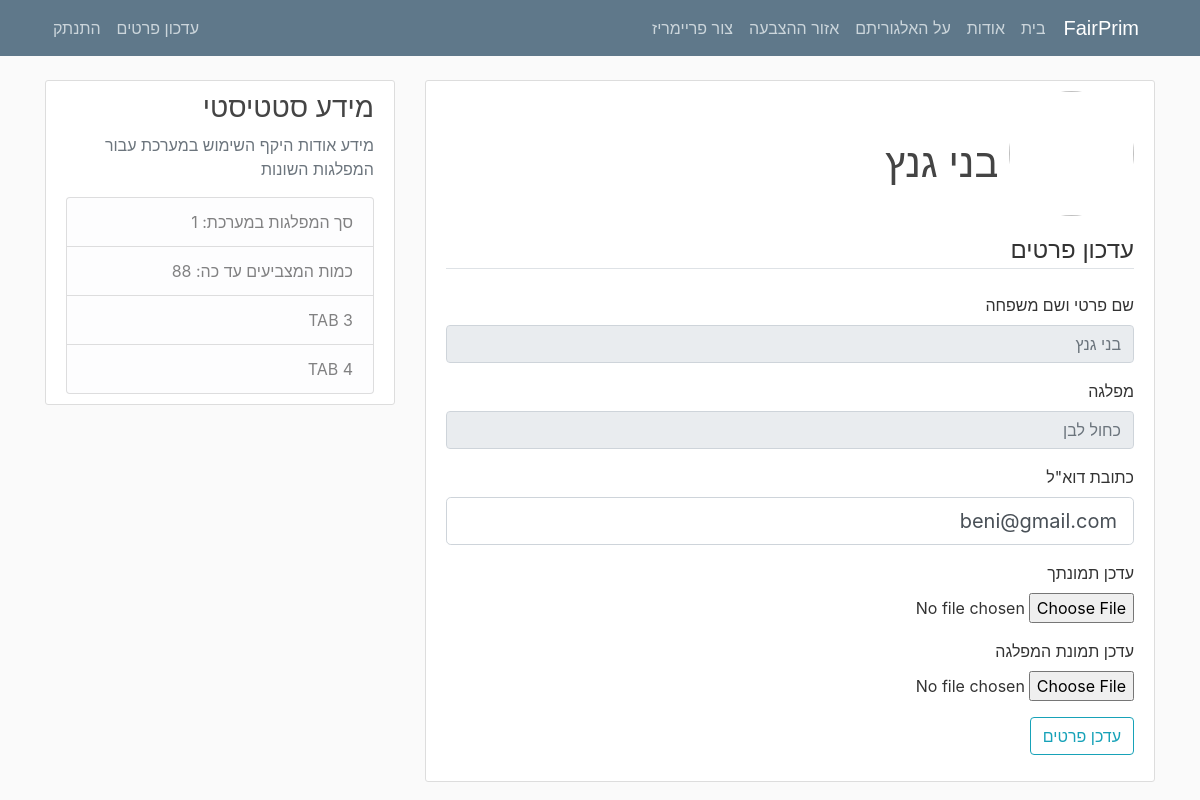
Page /account (signed in) on the committed database.
### FairPrim/models.py (models this page shows, shortened)
class User(db.Model, UserMixin):
    id = db.Column(db.Integer, primary_key=True)
    username = db.Column(db.String(20), unique=True, nullable=False)
    party = db.Column(db.String(20), nullable=False)
    email = db.Column(db.String(100), unique=True, nullable=False)
    image_file = db.Column(db.String(20), nullable=False, default='default.png')
    party_image_file = db.Column(db.String(20), nullable=False, default='default.png')
    password = db.Column(db.String(60), nullable=False)
    post = db.relationship('Post', backref='author', lazy=True)

### FairPrim/routes.py (the view)
@app.route('/account', methods=['GET', 'POST'])
@login_required
def account():
    info = update_values()
    form = UpdateAccountForm()
    if form.validate_on_submit():
        if form.picture.data:
            picture_file = save_picture(form.picture.data)
            current_user.image_file = picture_file
        if form.party_picture.data:
            party_picture = save_picture_party(form.party_picture.data)
            current_user.party_image_file = party_picture
        current_user.username = current_user.username
        current_user.email = form.email.data
        current_user.party = current_user.party
        db.session.commit()
        flash('הפרטים עודכנו בהצלחה', 'success')
        return redirect(url_for('account'))
    elif request.method == 'GET':
        form.username.data = current_user.username
        form.email.data = current_user.email
        form.party.data = current_user.party
    image_file = url_for('static', filename='profile_pics/' + current_user.image_file)
    return render_template('account.html', title='My Account', image_file=image_file, form=form, total_info=info)

### FairPrim/forms.py (shortened to what this page needs)
class UpdateAccountForm(FlaskForm):
    username = StringField('שם פרטי ושם משפחה')
    party = StringField('מפלגה')
    email = StringField('כתובת דוא"ל', validators=[DataRequired(), Email()])
    picture = FileField('עדכן תמונתך', validators=[FileAllowed(['jpg', 'png'])])
    party_picture = FileField('עדכן תמונת המפלגה', validators=[FileAllowed(['jpg', 'png'])])
    submit = SubmitField('עדכן פרטים')

### FairPrim/models.py (called while the page is built)
@login_manager.user_loader
def load_user(user_id):
    return User.query.get(int(user_id))

### FairPrim/routes.py (called while the page is built)
def update_values():
    posts_count = Post.query.count()
    election_count = Election.query.count()
    return [posts_count, election_count]

### FairPrim/templates/account.html (shortened to what this page needs)
{% extends "layout.html" %}
{% block content %}
<div class="content-section">
    <div class="media">
        <img class="rounded-circle account-img mr-auto" src="{{image_file}}">
        <div class="media-body">
            <h2 class="account-heading"><br>&nbsp;{{current_user.username}}</h2>
        </div>
    </div>
    <form method="POST" action="" enctype="multipart/form-data">
        <fieldset class="form-outline">
            <legend class="border-bottom mb-4">עדכון פרטים</legend>
            <div class="form-group">
                {{ form.username.label(class="form-control-label") }}
                <input class="form-control" type="text" placeholder="{{current_user.username}}"
                       disabled/>
            </div>
            <div class="form-group">
                {{ form.party.label(class="form-control-label") }}
                <input class="form-control" type="text" placeholder="{{current_user.party}}"
                       disabled/>
            </div>
            <div class="form-group">
                {{ form.email.label(class="form-control-label") }}
                {% if form.email.errors %}
                {{form.email(class="form-control form-control-lg is-invalid")}}
                <div class="invalid-feedback">
                    {% for error in form.email.errors %}
                    <span>{{ error }}</span>
                    {% endfor %}
                </div>
                {% else %}
                {{ form.email(class="form-control form-control-lg") }}
                {% endif %}
            </div>
                        <div class="form-group">
                {{ form.picture.label() }}
                {{ form.picture(class="form-control-file") }}
            </div>
            <div class="form-group">
                {{ form.party_picture.label() }}
                {{ form.party_picture(class="form-control-file") }}
            </div>
        </fieldset>
        <div class="form-group">
            {{ form.submit(class="btn btn-outline-info") }}
        </div>
    </form>
</div>
{% endblock content %}

### FairPrim/static/main.css (style rules this page uses)
body { background: #fafafa; color: #333333; margin-top: 5rem; text-align: right; }
h1, h2, h3, h4, h5, h6 { color: #444444; text-align: right; }
.content-section { background: #ffffff; padding: 10px 20px; border: 1px solid #dddddd; border-radius: 3px; margin-bottom: 20px; text-align: right; }
.account-img { height: 125px; width: 125px; margin-right: 20px; margin-bottom: 16px; text-align: right; }
.account-heading { font-size: 2.5rem; text-align: right; }
.form-control-file { font-size: 1rem; text-align: right; }

### rows in the picture
User: username "בני גנץ", party "כחול לבן", email "beni@gmail.com"

### other values in the picture
{{ total_info[0] }} "1"
{{ total_info[1] }} "88"
